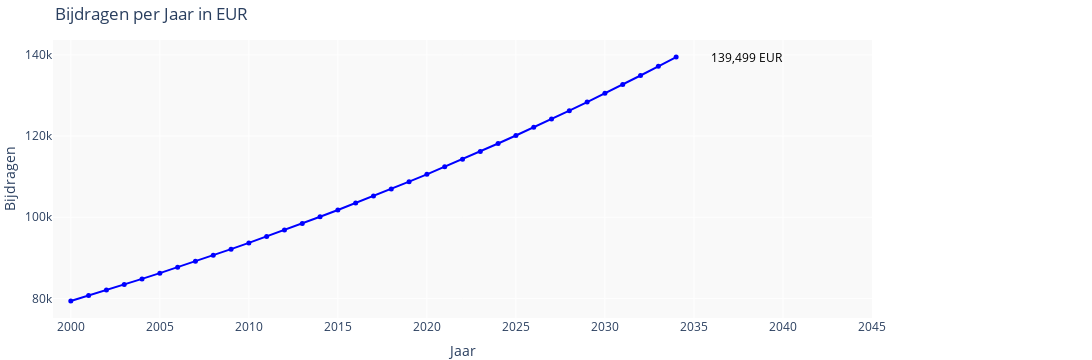

Notebook code for this chart:
### Markdown cell above
### Dit is Anaconda-envs JP901-Jupyter Lab-JP901v1.ipynb VvE data
2023 VIII V1

### Code cell
import os
import pandas as pd
import plotly.graph_objects as go

# create folders for images and data and requirements and setup and startup after setup
if not os.path.exists("images"):
    os.mkdir("images")
if not os.path.exists("data"):
    os.mkdir("data")
if not os.path.exists("requirements"):
    os.mkdir("requirements")
if not os.path.exists("setup_start"):
    os.mkdir("etup_start")

# rest code continue
def format_euro(amount):
    """Format number to Euro currency format."""
    return "{:,.2f}".format(amount).replace(",", " ").replace(".", ",")

def get_new_filename(base_filename):
    """Get the filename, incrementing the trailing number if it exists."""
    if not os.path.exists(base_filename):
        return base_filename

    if input(f"{base_filename} already exists. Do you want to overwrite it? (yes/no): ").lower() == 'yes':
        return base_filename

    file_parts = base_filename.split('.')
    file_name = file_parts[0]
    file_extension = file_parts[1]
    
    file_number = 1
    if file_name[-3:].isdigit():
        file_number = int(file_name[-3:])
        
    new_filename = f"{file_name[:-3] if file_name[-3:].isdigit() else file_name}{str(file_number + 1).zfill(3)}.{file_extension}"
    while os.path.exists(new_filename):
        file_number += 1
        new_filename = f"{file_name[:-3] if file_name[-3:].isdigit() else file_name}{str(file_number + 1).zfill(3)}.{file_extension}"
    
    return new_filename
# Calculate the compounding interest of 2000-2010 years' Bijdragen/J
start_value = 79366.00
end_value = 93685.92
jaren = 2010 - 2000

DY2010 = (end_value / start_value) ** (1/jaren) - 1

print(f'The yearly increase rate (DY2010) from 2000 to 2010 is: {DY2010 * 100:.8f}%')

# Define the range of years and the initial funding amount
jaren = range(2000, 2035)
start_funding = 79366.00
DY2010 = 1 + (1.67261258/100)

# Create a DataFrame upfront
df = pd.DataFrame(index=jaren, columns=["Jaar", "Bijdragen/J"])
df["Jaar"] = jaren

# Calculate the funding amount for each year
for year in df["Jaar"]:
    df.loc[year, "Bijdragen/J"] = format_euro(start_funding if year == 2000 else start_funding * DY2010)
    if year != 2000:
        start_funding *= DY2010

# Print the data for the "jaren" 2000 to 2010
print(df.loc[2000:2035])

if not os.path.exists("images"):
    os.mkdir("images")
if not os.path.exists("data"):
    os.mkdir("data")

# ... [Your previous code for dataframe creation remains unchanged]

# Extract the data for plotting
jaar = df['Jaar']
bijdragen = [float(val.replace(',', '.')) for val in df['Bijdragen/J'].str.replace(' ', '')]

# Prompt user for y-axis tick interval
while True:
    try:
        interval = int(input("Please set the y-axis tick interval (20000, 25000 or 500000): "))
        if interval in [20000, 25000, 50000]:
            break
        else:
            print("Invalid value. Choose from 25000, 50000, or 100000.")
    except ValueError:
        print("Please enter a valid number.")

# Prompt user for the plot width
while True:
    try:
        width = int(input("Please set the plot width between 1000 and 2000: "))
        if 1000 <= width <= 2000:
            break
        else:
            print("Invalid value. Please enter a value between 1000 and 2000.")
    except ValueError:
        print("Please enter a valid number.")

tickvals = list(range(0, 350001, interval))
ticktext = [f"{val//1000}k" for val in tickvals]

# Create the plot
fig = go.Figure()

fig.add_trace(go.Scatter(x=jaar, y=bijdragen,
                         mode='lines+markers',
                         name='Bijdragen/J',
                         marker=dict(color='blue', size=5),
                         line=dict(color='blue', width=2),
                         hovertemplate='%{y:,.0f} EUR<extra></extra>'
                        ))

# Add title and adjust the axes
fig.update_layout(
    title="Bijdragen per Jaar in EUR",
    xaxis_title="Jaar",
    xaxis=dict(tickvals=list(range(2000, 2046, 5)), range=[1999, 2045]),  # Steps of 5 for years
    yaxis_title="Bijdragen",
    yaxis_tickvals=tickvals,
    yaxis_ticktext=ticktext,
    plot_bgcolor='#F9F9F9',
    width=width,
    margin=dict(l=10, r=220, b=0, t=40)  # Adjusted the margins
)

# Add the annotation for the last data point
fig.add_annotation(
    x=2038,  # Shift the annotation to the right to avoid overlap
    y=bijdragen[-1],
    xref="x", 
    yref="y",
    text=f"{bijdragen[-1]:,.0f} EUR",
    showarrow=False,
    font=dict(
        color="#000000",
        size=12
    ),
    bgcolor="rgba(0,0,0,0)"  # Transparent background
)

# Enable vertical crosshair lines on hover
fig.update_layout(hovermode="x")

fig.show()

# save data to file 
def save_data_to_file(data, directory, base_filename, extension):
    """Saves the data to a file and returns the filename."""
    # Create the filename using the base_filename and extension
    filename = os.path.join(directory, base_filename + extension)

    # Check if the file exists, and if so, get a new filename
    filename = get_new_filename(filename)

    # Save the data to the file based on the extension
    if extension == '.csv':
        data.to_csv(filename, index=False)
    elif extension == '.xlsx':
        data.to_excel(filename, index=False)
    else:
        raise ValueError(f"Unsupported file extension: {extension}")

    return filename


# Save the plot in multiple formats
fig.write_image("images/fig1.png")
fig.write_image("images/fig1.jpeg")
fig.write_image("images/fig1.svg")
fig.write_image("images/fig1.pdf")


# save data to dataf iles

csv_filename = save_data_to_file(df, "data", "data901v", '.csv')
print(f"Data saved to: {csv_filename}")

xlsx_filename = save_data_to_file(df, "data", "data901v", '.xlsx')
print(f"Data saved to: {xlsx_filename}")

### Figure 1 — Plotly figure (JSON) as saved in the notebook; plotly's stock layout.template omitted (floating-point values rounded to 4 significant figures)
{"data": [{"hovertemplate": "%{y:,.0f} EUR<extra></extra>", "line": {"color": "blue", "width": 2}, "marker": {"color": "blue", "size": 5}, "mode": "lines+markers", "name": "Bijdragen/J", "type": "scatter", "x": [2000, 2001, 2002, 2003, 2004, 2005, 2006, 2007, 2008, 2009, 2010, 2011, 2012, 2013, 2014, 2015, 2016, 2017, 2018, 2019, 2020, 2021, 2022, 2023, 2024, 2025, 2026, 2027, 2028, 2029, 2030, 2031, 2032, 2033, 2034], "y": [79366, 80690.0, 82040.0, 83420.0, 84810.0, 86230.0, 87670.0, 89140.0, 90630.0, 92140.0, 93690.0, 95250.0, 96850.0, 98466, 100100.0, 101800.0, 103500.0, 105200.0, 107000.0, 108800.0, 110600.0, 112400.0, 114300.0, 116200.0, 118200.0, 120200.0, 122200.0, 124200.0, 126300.0, 128400.0, 130500.0, 132700.0, 134900.0, 137200.0, 139500.0]}], "layout": {"annotations": [{"bgcolor": "rgba(0, 0, 0, 0)", "font": {"color": "#000000", "size": 12}, "showarrow": false, "text": "139,499 EUR", "x": 2038, "xref": "x", "y": 139500.0, "yref": "y"}], "height": 360, "hovermode": "x", "margin": {"b": 0, "l": 10, "r": 220, "t": 40}, "plot_bgcolor": "#F9F9F9", "title": {"text": "Bijdragen per Jaar in EUR"}, "width": 1300, "xaxis": {"range": [1999, 2045], "tickvals": [2000, 2005, 2010, 2015, 2020, 2025, 2030, 2035, 2040, 2045], "title": {"text": "Jaar"}, "type": "linear"}, "yaxis": {"autorange": true, "range": [75170.0, 143700.0], "ticktext": ["0k", "20k", "40k", "60k", "80k", "100k", "120k", "140k", "160k", "180k", "200k", "220k", "240k", "260k", "280k", "300k", "320k", "340k"], "tickvals": [0, 20000, 40000, 60000, 80000, 100000, 120000, 140000, 160000, 180000, 200000, 220000, 240000, 260000, 280000, 300000, 320000, 340000], "title": {"text": "Bijdragen"}, "type": "linear"}}}
